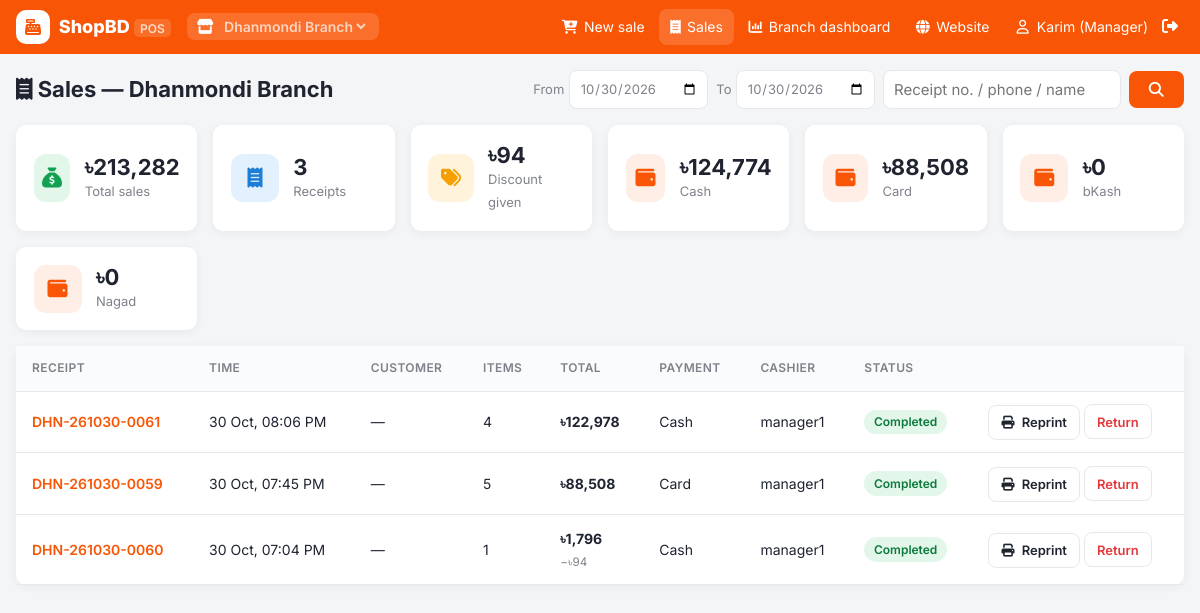
/pos/sales/ (signed in), run on the app's committed database.
### core/models.py (models this page shows, shortened)
class SiteSetting(TranslatableMixin, models.Model):
    site_name = models.CharField(max_length=100, default="ShopBD")
    tagline = models.CharField(max_length=200, blank=True, default="Online Shopping in Bangladesh")
    logo = models.ImageField(upload_to="site/", blank=True)
    favicon = models.ImageField(upload_to="site/", blank=True)
    phone = models.CharField(max_length=30, blank=True, default="+880 1700-000000")
    email = models.EmailField(blank=True, default="support@shopbd.com")
    address = models.CharField(max_length=255, blank=True, default="Dhaka, Bangladesh")
    facebook = models.URLField(blank=True)
    instagram = models.URLField(blank=True)
    youtube = models.URLField(blank=True)
    top_notice = models.CharField(max_length=255, blank=True, default="Free delivery on orders over ৳2000!")
    default_language = models.CharField(
        max_length=10, choices=settings.LANGUAGES, default="en",
        help_text="নতুন ভিজিটর প্রথমে এই ভাষায় সাইট দেখবে (পরে নিজে বদলাতে পারবে)",
    )
    shipping_inside_dhaka = models.DecimalField(max_digits=8, decimal_places=2, default=Decimal("60"))
    shipping_outside_dhaka = models.DecimalField(max_digits=8, decimal_places=2, default=Decimal("120"))
    free_shipping_over = models.DecimalField(
        max_digits=10, decimal_places=2, default=Decimal("2000"),
        help_text="0 দিলে ফ্রি ডেলিভারি বন্ধ থাকবে",
    )
    bkash_number = models.CharField(max_length=20, blank=True, default="01700000000")
    nagad_number = models.CharField(max_length=20, blank=True, default="01700000000")
    enable_cod = models.BooleanField("Enable Cash on Delivery", default=True)
    enable_bkash = models.BooleanField(default=True)
    enable_nagad = models.BooleanField(default=True)
    footer_text = models.TextField(blank=True, default="Your trusted online shop.")
    class Meta:
        verbose_name = "Site Setting"
        verbose_name_plural = "Site Settings"
    @classmethod
    def load(cls):
        obj, _ = cls.objects.get_or_create(pk=1)
        return obj

### pos/models.py (models this page shows, shortened)
class Branch(models.Model):
    name = models.CharField(max_length=100)
    code = models.CharField(max_length=10, unique=True,
                            help_text="ছোট কোড, রশিদ নম্বরে ব্যবহার হয় (যেমন DHN, UTT)")
    address = models.CharField(max_length=255, blank=True)
    phone = models.CharField(max_length=30, blank=True)
    receipt_footer = models.CharField(max_length=255, blank=True,
                                      default="Thank you for shopping with us! Goods sold can be exchanged within 7 days with receipt.")
    sell_without_stock = models.BooleanField(
        default=False, help_text="টিক দিলে শাখায় স্টক না থাকলেও বিক্রি করা যাবে (স্টক মাইনাসে যাবে না, ০ থাকবে)")
    is_active = models.BooleanField(default=True)
    created_at = models.DateTimeField(auto_now_add=True)
    class Meta:
        ordering = ["name"]
        verbose_name_plural = "Branches"

class Sale(models.Model):
    PAYMENT_CHOICES = [
        ("cash", _("Cash")),
        ("card", _("Card")),
        ("bkash", _("bKash")),
        ("nagad", _("Nagad")),
    ]
    STATUS_CHOICES = [("completed", _("Completed")), ("returned", _("Returned"))]
    number = models.CharField(max_length=30, unique=True, editable=False)
    branch = models.ForeignKey(Branch, on_delete=models.PROTECT, related_name="sales")
    cashier = models.ForeignKey(settings.AUTH_USER_MODEL, null=True, blank=True, on_delete=models.SET_NULL,
                                related_name="pos_sales")
    customer_name = models.CharField(max_length=100, blank=True)
    customer_phone = models.CharField(max_length=20, blank=True)
    subtotal = models.DecimalField(max_digits=12, decimal_places=2, default=Decimal("0"))
    discount = models.DecimalField(max_digits=12, decimal_places=2, default=Decimal("0"))
    total = models.DecimalField(max_digits=12, decimal_places=2, default=Decimal("0"))
    paid_amount = models.DecimalField(max_digits=12, decimal_places=2, default=Decimal("0"))
    change_amount = models.DecimalField(max_digits=12, decimal_places=2, default=Decimal("0"))
    payment_method = models.CharField(max_length=10, choices=PAYMENT_CHOICES, default="cash")
    transaction_id = models.CharField(max_length=60, blank=True)
    note = models.CharField(max_length=255, blank=True)
    status = models.CharField(max_length=10, choices=STATUS_CHOICES, default="completed")
    returned_by = models.ForeignKey(settings.AUTH_USER_MODEL, null=True, blank=True, on_delete=models.SET_NULL,
                                    related_name="+")
    returned_at = models.DateTimeField(null=True, blank=True)
    created_at = models.DateTimeField(default=timezone.now, db_index=True)
    class Meta:
        ordering = ["-created_at"]
        verbose_name = "Shop sale"
        verbose_name_plural = "Shop sales (POS)"
    def get_absolute_url(self):
        return reverse("pos:receipt", args=[self.number])
    @property
    def item_count(self):
        return sum(i.quantity for i in self.items.all())

class SaleItem(models.Model):
    sale = models.ForeignKey(Sale, on_delete=models.CASCADE, related_name="items")
    product = models.ForeignKey("store.Product", null=True, on_delete=models.SET_NULL, related_name="pos_items")
    product_name = models.CharField(max_length=200)
    sku = models.CharField(max_length=50, blank=True)
    variation = models.CharField(max_length=200, blank=True)
    unit_price = models.DecimalField(max_digits=10, decimal_places=2)
    quantity = models.PositiveIntegerField(default=1)

### pos/views.py (the view)
# urls.py: path("sales/", views.sales_list, name="sales"),
@pos_required
def sales_list(request):
    branch = current_branch(request)
    sales = Sale.objects.filter(branch=branch).select_related("cashier").prefetch_related("items")
    date_from, date_to = parse_date(request.GET.get("from", "") or ""), parse_date(request.GET.get("to", "") or "")
    if not date_from and not date_to:
        date_from = date_to = timezone.localdate()
    if date_from:
        sales = sales.filter(created_at__date__gte=date_from)
    if date_to:
        sales = sales.filter(created_at__date__lte=date_to)
    q = request.GET.get("q", "").strip()
    if q:
        sales = sales.filter(Q(number__icontains=q) | Q(customer_phone__icontains=q) | Q(customer_name__icontains=q))
    if not is_manager(request.user, branch):
        sales = sales.filter(cashier=request.user)
    done = sales.filter(status="completed")
    summary = done.aggregate(total=Sum("total"), count=Count("id"), discount=Sum("discount"))
    by_method = {row["payment_method"]: row["s"] for row in done.values("payment_method").annotate(s=Sum("total"))}
    page = Paginator(sales, 30).get_page(request.GET.get("page"))
    return render(request, "pos/sales.html", _pos_context(
        request, branch, page_obj=page, sales=page.object_list, summary=summary, q=q,
        by_method=[(label, by_method.get(key) or 0) for key, label in Sale.PAYMENT_CHOICES],
        date_from=date_from, date_to=date_to))

### templates/pos/sales.html (shortened to what this page needs)
{% extends "pos/base_pos.html" %}
{% load i18n shop_tags %}
{% block body %}
<div class="pos-page">
  <div class="pos-page-head">
    <h1><i class="fa-solid fa-receipt"></i> {% trans "Sales" %} — {{ branch.name }}</h1>
    <form method="get" class="pos-filter">
      <label>{% trans "From" %} <input type="date" name="from" value="{{ date_from|date:'Y-m-d' }}" class="form-control"></label>
      <label>{% trans "To" %} <input type="date" name="to" value="{{ date_to|date:'Y-m-d' }}" class="form-control"></label>
      <input type="search" name="q" value="{{ q }}" class="form-control" placeholder="{% trans 'Receipt no. / phone / name' %}">
      <button class="btn btn-primary" type="submit"><i class="fa-solid fa-magnifying-glass"></i></button>
    </form>
  </div>
  <div class="stat-grid mb-2">
    <div class="stat"><span class="ic green"><i class="fa-solid fa-sack-dollar"></i></span><div><strong>{{ summary.total|default:0|taka }}</strong><span>{% trans "Total sales" %}</span></div></div>
    <div class="stat"><span class="ic blue"><i class="fa-solid fa-receipt"></i></span><div><strong>{{ summary.count }}</strong><span>{% trans "Receipts" %}</span></div></div>
    <div class="stat"><span class="ic yellow"><i class="fa-solid fa-tags"></i></span><div><strong>{{ summary.discount|default:0|taka }}</strong><span>{% trans "Discount given" %}</span></div></div>
    {% for label, amount in by_method %}<div class="stat"><span class="ic"><i class="fa-solid fa-wallet"></i></span><div><strong>{{ amount|taka }}</strong><span>{{ label }}</span></div></div>{% endfor %}
  </div>
  <section class="card">
    <div class="table-wrap"><table class="table">
      <thead><tr><th>{% trans "Receipt" %}</th><th>{% trans "Time" %}</th><th>{% trans "Customer" %}</th><th>{% trans "Items" %}</th><th>{% trans "Total" %}</th><th>{% trans "Payment" %}</th><th>{% trans "Cashier" %}</th><th>{% trans "Status" %}</th><th></th></tr></thead>
      <tbody>
      {% for s in sales %}
        <tr>
          <td><a href="{{ s.get_absolute_url }}" style="color:var(--primary);font-weight:600">{{ s.number }}</a></td>
          <td>{{ s.created_at|date:"d M, h:i A" }}</td>
          <td>{{ s.customer_name|default:"—" }}<br><small class="muted" dir="ltr">{{ s.customer_phone }}</small></td>
          <td>{{ s.item_count }}</td>
          <td><strong>{{ s.total|taka }}</strong>{% if s.discount %}<br><small class="muted">−{{ s.discount|taka }}</small>{% endif %}</td>
          <td>{{ s.get_payment_method_display }}</td>
          <td>{{ s.cashier.username|default:"—" }}</td>
          <td><span class="badge badge-{% if s.status == 'returned' %}danger{% else %}success{% endif %}">{{ s.get_status_display }}</span></td>
          <td style="white-space:nowrap">
            <a class="btn btn-outline btn-sm" href="{{ s.get_absolute_url }}?print=1"><i class="fa-solid fa-print"></i> {% trans "Reprint" %}</a>
            {% if is_manager and s.status == "completed" %}
            <form method="post" action="{% url 'pos:sale_return' s.number %}" style="display:inline" data-confirm="{% trans 'Return this whole sale? Stock will be added back.' %}">{% csrf_token %}
              <button class="btn btn-outline btn-sm" style="color:var(--danger)" type="submit">{% trans "Return" %}</button></form>
            {% endif %}
          </td>
        </tr>
      {% empty %}
        <tr><td colspan="9"><div class="empty" style="padding:2rem"><p>{% trans "No sales in this period." %}</p></div></td></tr>
      {% endfor %}
      </tbody>
    </table></div>
  </section>
</div>
{% endblock %}

### templates/pos/base_pos.html (shortened to what this page needs)
{% load static i18n shop_tags %}{% get_current_language as LANGUAGE_CODE %}{% get_current_language_bidi as LANGUAGE_BIDI %}<!DOCTYPE html>
<html lang="{{ LANGUAGE_CODE }}" dir="{% if LANGUAGE_BIDI %}rtl{% else %}ltr{% endif %}">
<head>
  <link rel="stylesheet" href="https://cdnjs.cloudflare.com/ajax/libs/font-awesome/6.5.2/css/all.min.css">
  <link rel="stylesheet" href="{% static 'css/style.css' %}">
  <link rel="stylesheet" href="{% static 'pos/pos.css' %}">
</head>
<body class="pos-body">
  <header class="pos-top">
    <a href="{% url 'pos:terminal' %}" class="pos-brand"><span class="logo-mark"><i class="fa-solid fa-cash-register"></i></span><span>{{ site.site_name }} <small>POS</small></span></a>
    <form method="get" class="pos-branch" action="">
      <i class="fa-solid fa-store"></i>
      <select id="branch-select" name="branch" onchange="this.form.submit()" {% if branches|length < 2 %}disabled{% endif %}>
        {% for b in branches %}<option value="{{ b.pk }}" {% if b.pk == branch.pk %}selected{% endif %}>{{ b.name }}</option>{% endfor %}
      </select>
    </form>
    {% with n=request.resolver_match.url_name %}
    <nav class="pos-nav">
      <a href="{% url 'pos:terminal' %}" class="{% if n == 'terminal' %}active{% endif %}"><i class="fa-solid fa-cart-plus"></i><span>{% trans "New sale" %}</span></a>
      <a href="{% url 'pos:sales' %}" class="{% if n == 'sales' %}active{% endif %}"><i class="fa-solid fa-receipt"></i><span>{% trans "Sales" %}</span></a>
      {% if is_manager or can_see_all %}<a href="{% url 'pos:dashboard' %}" class="{% if n == 'dashboard' %}active{% endif %}"><i class="fa-solid fa-chart-column"></i><span>{% trans "Branch dashboard" %}</span></a>{% endif %}
      <a href="{% url 'core:home' %}"><i class="fa-solid fa-globe"></i><span>{% trans "Website" %}</span></a>
    </nav>
    {% endwith %}
    <div class="pos-user"><i class="fa-regular fa-user"></i> {{ user.first_name|default:user.username }}
      <form method="post" action="{% url 'accounts:logout' %}">{% csrf_token %}<button type="submit" title="{% trans 'Logout' %}"><i class="fa-solid fa-right-from-bracket"></i></button></form>
    </div>
  </header>
  {% block body %}{% endblock %}
  {% trans "Ends in" as t_ends %}{% trans "Something went wrong." as t_wrong %}{% trans "Free" as t_free %}{% trans "Close" as t_close %}
</body>
</html>

### data on the page
SiteSetting: site_name "ShopBD"
Branch: name "Dhanmondi Branch"
Sale: number "DHN-261030-0061", created_at "30 Oct, 08:06 PM", customer_name "—", item_count "4", total|taka "৳122,978", payment_method "Cash", cashier.username "manager1", status "Completed"
Sale: number "DHN-261030-0059", created_at "30 Oct, 07:45 PM", customer_name "—", item_count "5", total|taka "৳88,508", payment_method "Card", cashier.username "manager1", status "Completed"
Sale: number "DHN-261030-0060", created_at "30 Oct, 07:04 PM", customer_name "—", item_count "1", total|taka "৳1,796", discount|taka "৳94", payment_method "Cash", cashier.username "manager1", status "Completed"

### other printed values
{{ user.first_name|default:user.username }} "Karim (Manager)"
{{ summary.total|default:0|taka }} "৳213,282"
{{ summary.count }} "3"
{{ summary.discount|default:0|taka }} "৳94"
{{ amount|taka }} "৳124,774" "৳88,508" "৳0" "৳0"
{{ label }} "Cash" "Card" "bKash" "Nagad"
form field branch "Dhanmondi Branch"
